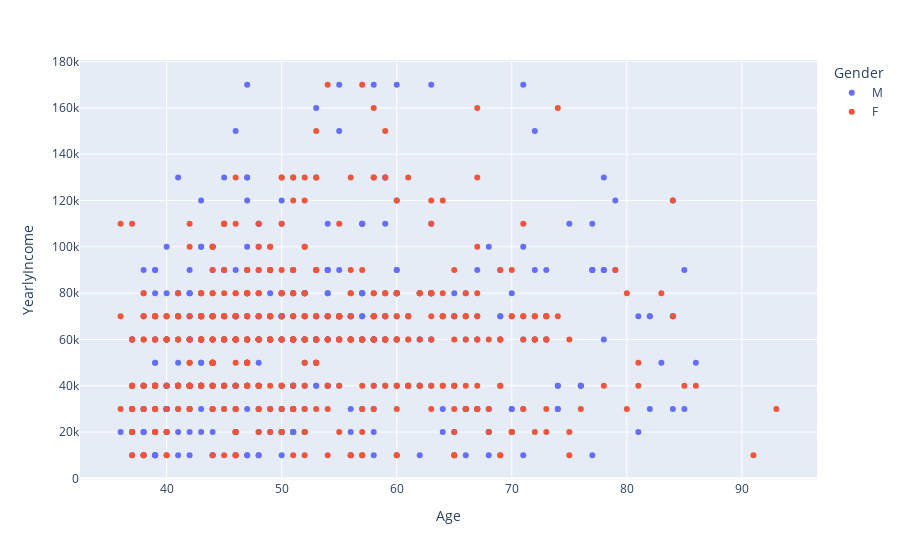

Notebook cell for this chart:
### Code cell
fig = px.scatter(
        scatterplot_df[['FirstName', 'BirthDate', 'Gender', 'Age', 'YearlyIncome']], 
        x='Age', 
        y='YearlyIncome',
        hover_name='FirstName', 
        color = 'Gender',
        color_continuous_scale='redor'
    )

fig.show()

### Figure 1 — Plotly figure (JSON) as saved in the notebook; plotly's stock layout.template omitted (floating-point values rounded to 4 significant figures; data arrays with more than 128 entries replaced by an {"elided": "..."} marker saying what was removed)
{"data": [{"hovertemplate": "<b>%{hovertext}</b><br><br>Gender=M<br>Age=%{x}<br>YearlyIncome=%{y}<extra></extra>", "hovertext": {"elided": "482 str values"}, "legendgroup": "M", "marker": {"color": "#636efa", "symbol": "circle"}, "mode": "markers", "name": "M", "orientation": "v", "showlegend": true, "type": "scatter", "x": {"elided": "482 int values"}, "xaxis": "x", "y": {"elided": "482 int values"}, "yaxis": "y"}, {"hovertemplate": "<b>%{hovertext}</b><br><br>Gender=F<br>Age=%{x}<br>YearlyIncome=%{y}<extra></extra>", "hovertext": {"elided": "518 str values"}, "legendgroup": "F", "marker": {"color": "#EF553B", "symbol": "circle"}, "mode": "markers", "name": "F", "orientation": "v", "showlegend": true, "type": "scatter", "x": {"elided": "518 int values"}, "xaxis": "x", "y": {"elided": "518 int values"}, "yaxis": "y"}], "layout": {"legend": {"title": {"text": "Gender"}, "tracegroupgap": 0}, "margin": {"t": 60}, "xaxis": {"anchor": "y", "domain": [0, 1], "title": {"text": "Age"}}, "yaxis": {"anchor": "x", "domain": [0, 1], "title": {"text": "YearlyIncome"}}}}
